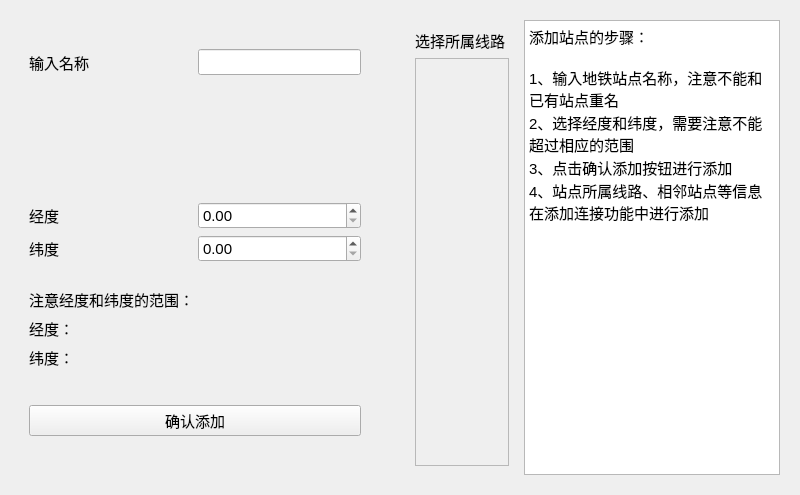
<?xml version="1.0" encoding="UTF-8"?>
<ui version="4.0">
 <class>SubwayControlWindow</class>
 <widget class="QWidget" name="SubwayControlWindow">
  <property name="geometry">
   <rect>
    <x>0</x>
    <y>0</y>
    <width>800</width>
    <height>495</height>
   </rect>
  </property>
  <property name="minimumSize">
   <size>
    <width>800</width>
    <height>495</height>
   </size>
  </property>
  <property name="maximumSize">
   <size>
    <width>1000</width>
    <height>618</height>
   </size>
  </property>
  <property name="font">
   <font>
    <pointsize>11</pointsize>
   </font>
  </property>
  <property name="windowTitle">
   <string>Form</string>
  </property>
  <layout class="QHBoxLayout" name="horizontalLayout">
   <item>
    <widget class="QStackedWidget" name="stackedWidget">
     <property name="minimumSize">
      <size>
       <width>0</width>
       <height>0</height>
      </size>
     </property>
     <property name="maximumSize">
      <size>
       <width>1000</width>
       <height>618</height>
      </size>
     </property>
     <property name="currentIndex">
      <number>1</number>
     </property>
     <widget class="QWidget" name="stackedWidgetPage1">
      <layout class="QHBoxLayout" name="horizontalLayout_2">
       <item>
        <widget class="QWidget" name="widget" native="true">
         <property name="maximumSize">
          <size>
           <width>300</width>
           <height>16777215</height>
          </size>
         </property>
         <property name="font">
          <font>
           <pointsize>11</pointsize>
          </font>
         </property>
         <layout class="QGridLayout" name="gridLayout">
          <item row="0" column="1" colspan="3">
           <widget class="QLineEdit" name="lineEdit"/>
          </item>
          <item row="1" column="3">
           <spacer name="horizontalSpacer_2">
            <property name="orientation">
             <enum>Qt::Horizontal</enum>
            </property>
            <property name="sizeType">
             <enum>QSizePolicy::Fixed</enum>
            </property>
            <property name="sizeHint" stdset="0">
             <size>
              <width>40</width>
              <height>20</height>
             </size>
            </property>
           </spacer>
          </item>
          <item row="1" column="0">
           <widget class="QLabel" name="label_2">
            <property name="text">
             <string>选择颜色</string>
            </property>
           </widget>
          </item>
          <item row="1" column="1">
           <spacer name="horizontalSpacer">
            <property name="orientation">
             <enum>Qt::Horizontal</enum>
            </property>
            <property name="sizeType">
             <enum>QSizePolicy::Fixed</enum>
            </property>
            <property name="sizeHint" stdset="0">
             <size>
              <width>40</width>
              <height>20</height>
             </size>
            </property>
           </spacer>
          </item>
          <item row="0" column="0">
           <widget class="QLabel" name="label">
            <property name="text">
             <string>输入名称</string>
            </property>
           </widget>
          </item>
          <item row="1" column="2">
           <widget class="QPushButton" name="pushButton">
            <property name="maximumSize">
             <size>
              <width>100</width>
              <height>16777215</height>
             </size>
            </property>
            <property name="text">
             <string/>
            </property>
           </widget>
          </item>
          <item row="2" column="0" colspan="4">
           <widget class="QPushButton" name="pushButton_2">
            <property name="maximumSize">
             <size>
              <width>200</width>
              <height>16777215</height>
             </size>
            </property>
            <property name="font">
             <font>
              <pointsize>11</pointsize>
             </font>
            </property>
            <property name="text">
             <string>确认添加</string>
            </property>
           </widget>
          </item>
         </layout>
        </widget>
       </item>
       <item>
        <widget class="QTextBrowser" name="textBrowser">
         <property name="font">
          <font>
           <pointsize>9</pointsize>
          </font>
         </property>
         <property name="html">
          <string>&lt;!DOCTYPE HTML PUBLIC &quot;-//W3C//DTD HTML 4.0//EN&quot; &quot;http://www.w3.org/TR/REC-html40/strict.dtd&quot;&gt;
&lt;html&gt;&lt;head&gt;&lt;meta name=&quot;qrichtext&quot; content=&quot;1&quot; /&gt;&lt;meta charset=&quot;utf-8&quot; /&gt;&lt;style type=&quot;text/css&quot;&gt;
p, li { white-space: pre-wrap; }
hr { height: 1px; border-width: 0; }
li.unchecked::marker { content: &quot;\2610&quot;; }
li.checked::marker { content: &quot;\2612&quot;; }
&lt;/style&gt;&lt;/head&gt;&lt;body style=&quot; font-family:'Microsoft YaHei UI'; font-size:9pt; font-weight:400; font-style:normal;&quot;&gt;
&lt;p style=&quot; margin-top:0px; margin-bottom:0px; margin-left:0px; margin-right:0px; -qt-block-indent:0; text-indent:0px;&quot;&gt;&lt;span style=&quot; font-family:'SimSun'; font-size:11pt;&quot;&gt;添加地铁线路步骤：&lt;/span&gt;&lt;/p&gt;
&lt;p style=&quot;-qt-paragraph-type:empty; margin-top:0px; margin-bottom:0px; margin-left:0px; margin-right:0px; -qt-block-indent:0; text-indent:0px; font-family:'SimSun'; font-size:11pt;&quot;&gt;&lt;br /&gt;&lt;/p&gt;
&lt;p style=&quot; margin-top:0px; margin-bottom:0px; margin-left:0px; margin-right:0px; -qt-block-indent:0; text-indent:0px;&quot;&gt;&lt;span style=&quot; font-family:'SimSun'; font-size:11pt;&quot;&gt;1、输入线路名称，选择线路颜色&lt;/span&gt;&lt;/p&gt;
&lt;p style=&quot; margin-top:0px; margin-bottom:0px; margin-left:0px; margin-right:0px; -qt-block-indent:0; text-indent:0px;&quot;&gt;&lt;span style=&quot; font-family:'SimSun'; font-size:11pt;&quot;&gt;2、点击确认添加完成线路的添加&lt;/span&gt;&lt;/p&gt;
&lt;p style=&quot; margin-top:0px; margin-bottom:0px; margin-left:0px; margin-right:0px; -qt-block-indent:0; text-indent:0px;&quot;&gt;&lt;span style=&quot; font-family:'SimSun'; font-size:11pt;&quot;&gt;3、需要注意线路名称不能与已有线路重复&lt;/span&gt;&lt;/p&gt;
&lt;p style=&quot; margin-top:0px; margin-bottom:0px; margin-left:0px; margin-right:0px; -qt-block-indent:0; text-indent:0px;&quot;&gt;&lt;span style=&quot; font-family:'SimSun'; font-size:11pt;&quot;&gt;4、添加完成后，在添加站点、添加连接功能中可以对新线路进行操作&lt;/span&gt;&lt;/p&gt;&lt;/body&gt;&lt;/html&gt;</string>
         </property>
        </widget>
       </item>
      </layout>
     </widget>
     <widget class="QWidget" name="stackedWidgetPage2">
      <property name="font">
       <font>
        <pointsize>11</pointsize>
       </font>
      </property>
      <layout class="QHBoxLayout" name="horizontalLayout_4">
       <item>
        <widget class="QWidget" name="widget_3" native="true">
         <property name="minimumSize">
          <size>
           <width>350</width>
           <height>0</height>
          </size>
         </property>
         <property name="maximumSize">
          <size>
           <width>350</width>
           <height>16777215</height>
          </size>
         </property>
         <property name="font">
          <font>
           <pointsize>11</pointsize>
          </font>
         </property>
         <layout class="QGridLayout" name="gridLayout_3">
          <item row="0" column="1">
           <spacer name="verticalSpacer_5">
            <property name="orientation">
             <enum>Qt::Vertical</enum>
            </property>
            <property name="sizeType">
             <enum>QSizePolicy::Fixed</enum>
            </property>
            <property name="sizeHint" stdset="0">
             <size>
              <width>20</width>
              <height>20</height>
             </size>
            </property>
           </spacer>
          </item>
          <item row="1" column="0" colspan="2">
           <widget class="QLabel" name="label_5">
            <property name="text">
             <string>输入名称</string>
            </property>
           </widget>
          </item>
          <item row="1" column="2" colspan="2">
           <widget class="QLineEdit" name="lineEdit_3"/>
          </item>
          <item row="2" column="2">
           <spacer name="verticalSpacer">
            <property name="orientation">
             <enum>Qt::Vertical</enum>
            </property>
            <property name="sizeHint" stdset="0">
             <size>
              <width>20</width>
              <height>135</height>
             </size>
            </property>
           </spacer>
          </item>
          <item row="3" column="0">
           <widget class="QLabel" name="label_6">
            <property name="text">
             <string>经度</string>
            </property>
           </widget>
          </item>
          <item row="3" column="2" colspan="2">
           <widget class="QDoubleSpinBox" name="doubleSpinBox"/>
          </item>
          <item row="4" column="0">
           <widget class="QLabel" name="label_7">
            <property name="text">
             <string>纬度</string>
            </property>
           </widget>
          </item>
          <item row="4" column="2" colspan="2">
           <widget class="QDoubleSpinBox" name="doubleSpinBox_2"/>
          </item>
          <item row="5" column="1">
           <spacer name="verticalSpacer_3">
            <property name="orientation">
             <enum>Qt::Vertical</enum>
            </property>
            <property name="sizeType">
             <enum>QSizePolicy::Fixed</enum>
            </property>
            <property name="sizeHint" stdset="0">
             <size>
              <width>20</width>
              <height>20</height>
             </size>
            </property>
           </spacer>
          </item>
          <item row="6" column="0" colspan="4">
           <widget class="QLabel" name="label_11">
            <property name="text">
             <string>注意经度和纬度的范围：</string>
            </property>
           </widget>
          </item>
          <item row="7" column="0" colspan="4">
           <widget class="QLabel" name="label_8">
            <property name="text">
             <string>经度：</string>
            </property>
           </widget>
          </item>
          <item row="8" column="0" colspan="4">
           <widget class="QLabel" name="label_10">
            <property name="text">
             <string>纬度：</string>
            </property>
           </widget>
          </item>
          <item row="9" column="1">
           <spacer name="verticalSpacer_4">
            <property name="orientation">
             <enum>Qt::Vertical</enum>
            </property>
            <property name="sizeType">
             <enum>QSizePolicy::Fixed</enum>
            </property>
            <property name="sizeHint" stdset="0">
             <size>
              <width>20</width>
              <height>30</height>
             </size>
            </property>
           </spacer>
          </item>
          <item row="10" column="0" colspan="4">
           <widget class="QPushButton" name="pushButton_5">
            <property name="text">
             <string>确认添加</string>
            </property>
           </widget>
          </item>
          <item row="11" column="3">
           <spacer name="verticalSpacer_2">
            <property name="orientation">
             <enum>Qt::Vertical</enum>
            </property>
            <property name="sizeType">
             <enum>QSizePolicy::Fixed</enum>
            </property>
            <property name="sizeHint" stdset="0">
             <size>
              <width>20</width>
              <height>30</height>
             </size>
            </property>
           </spacer>
          </item>
         </layout>
        </widget>
       </item>
       <item>
        <spacer name="horizontalSpacer_5">
         <property name="orientation">
          <enum>Qt::Horizontal</enum>
         </property>
         <property name="sizeType">
          <enum>QSizePolicy::Fixed</enum>
         </property>
         <property name="sizeHint" stdset="0">
          <size>
           <width>30</width>
           <height>20</height>
          </size>
         </property>
        </spacer>
       </item>
       <item>
        <widget class="QWidget" name="widget_4" native="true">
         <layout class="QVBoxLayout" name="verticalLayout">
          <item>
           <widget class="QLabel" name="label_9">
            <property name="text">
             <string>选择所属线路</string>
            </property>
           </widget>
          </item>
          <item>
           <widget class="QScrollArea" name="scrollArea">
            <property name="maximumSize">
             <size>
              <width>300</width>
              <height>16777215</height>
             </size>
            </property>
            <property name="widgetResizable">
             <bool>true</bool>
            </property>
            <widget class="QWidget" name="scrollAreaWidgetContents">
             <property name="geometry">
              <rect>
               <x>0</x>
               <y>0</y>
               <width>90</width>
               <height>414</height>
              </rect>
             </property>
            </widget>
           </widget>
          </item>
         </layout>
        </widget>
       </item>
       <item>
        <widget class="QTextBrowser" name="textBrowser_3">
         <property name="maximumSize">
          <size>
           <width>16777215</width>
           <height>16777215</height>
          </size>
         </property>
         <property name="html">
          <string>&lt;!DOCTYPE HTML PUBLIC &quot;-//W3C//DTD HTML 4.0//EN&quot; &quot;http://www.w3.org/TR/REC-html40/strict.dtd&quot;&gt;
&lt;html&gt;&lt;head&gt;&lt;meta name=&quot;qrichtext&quot; content=&quot;1&quot; /&gt;&lt;meta charset=&quot;utf-8&quot; /&gt;&lt;style type=&quot;text/css&quot;&gt;
p, li { white-space: pre-wrap; }
hr { height: 1px; border-width: 0; }
li.unchecked::marker { content: &quot;\2610&quot;; }
li.checked::marker { content: &quot;\2612&quot;; }
&lt;/style&gt;&lt;/head&gt;&lt;body style=&quot; font-family:'Microsoft YaHei UI'; font-size:11pt; font-weight:400; font-style:normal;&quot;&gt;
&lt;p style=&quot; margin-top:0px; margin-bottom:0px; margin-left:0px; margin-right:0px; -qt-block-indent:0; text-indent:0px;&quot;&gt;&lt;span style=&quot; font-family:'SimSun';&quot;&gt;添加站点的步骤：&lt;/span&gt;&lt;/p&gt;
&lt;p style=&quot;-qt-paragraph-type:empty; margin-top:0px; margin-bottom:0px; margin-left:0px; margin-right:0px; -qt-block-indent:0; text-indent:0px; font-family:'SimSun';&quot;&gt;&lt;br /&gt;&lt;/p&gt;
&lt;p style=&quot; margin-top:0px; margin-bottom:0px; margin-left:0px; margin-right:0px; -qt-block-indent:0; text-indent:0px;&quot;&gt;&lt;span style=&quot; font-family:'SimSun';&quot;&gt;1、输入地铁站点名称，注意不能和已有站点重名&lt;/span&gt;&lt;/p&gt;
&lt;p style=&quot; margin-top:0px; margin-bottom:0px; margin-left:0px; margin-right:0px; -qt-block-indent:0; text-indent:0px;&quot;&gt;&lt;span style=&quot; font-family:'SimSun';&quot;&gt;2、选择经度和纬度，需要注意不能超过相应的范围&lt;/span&gt;&lt;/p&gt;
&lt;p style=&quot; margin-top:0px; margin-bottom:0px; margin-left:0px; margin-right:0px; -qt-block-indent:0; text-indent:0px;&quot;&gt;&lt;span style=&quot; font-family:'SimSun';&quot;&gt;3、点击确认添加按钮进行添加&lt;/span&gt;&lt;/p&gt;
&lt;p style=&quot; margin-top:0px; margin-bottom:0px; margin-left:0px; margin-right:0px; -qt-block-indent:0; text-indent:0px;&quot;&gt;&lt;span style=&quot; font-family:'SimSun';&quot;&gt;4、站点所属线路、相邻站点等信息在添加连接功能中进行添加&lt;/span&gt;&lt;/p&gt;&lt;/body&gt;&lt;/html&gt;</string>
         </property>
        </widget>
       </item>
      </layout>
     </widget>
     <widget class="QWidget" name="stackedWidgetPage3">
      <layout class="QHBoxLayout" name="horizontalLayout_5">
       <item>
        <widget class="QWidget" name="widget_5" native="true">
         <property name="minimumSize">
          <size>
           <width>350</width>
           <height>0</height>
          </size>
         </property>
         <layout class="QGridLayout" name="gridLayout_4">
          <item row="0" column="0">
           <widget class="QLabel" name="label_12">
            <property name="text">
             <string>站点1</string>
            </property>
           </widget>
          </item>
          <item row="0" column="1" colspan="2">
           <widget class="QComboBox" name="comboBox"/>
          </item>
          <item row="1" column="0">
           <widget class="QLabel" name="label_13">
            <property name="text">
             <string>站点2</string>
            </property>
           </widget>
          </item>
          <item row="1" column="1" colspan="2">
           <widget class="QComboBox" name="comboBox_2"/>
          </item>
          <item row="2" column="0" colspan="2">
           <widget class="QLabel" name="label_14">
            <property name="text">
             <string>连接所属线路</string>
            </property>
           </widget>
          </item>
          <item row="2" column="2">
           <widget class="QComboBox" name="comboBox_3"/>
          </item>
          <item row="3" column="0" colspan="3">
           <widget class="QPushButton" name="pushButton_6">
            <property name="text">
             <string>确认添加</string>
            </property>
           </widget>
          </item>
         </layout>
        </widget>
       </item>
       <item>
        <spacer name="horizontalSpacer_6">
         <property name="orientation">
          <enum>Qt::Horizontal</enum>
         </property>
         <property name="sizeType">
          <enum>QSizePolicy::Fixed</enum>
         </property>
         <property name="sizeHint" stdset="0">
          <size>
           <width>30</width>
           <height>20</height>
          </size>
         </property>
        </spacer>
       </item>
       <item>
        <widget class="QTextBrowser" name="textBrowser_4">
         <property name="html">
          <string>&lt;!DOCTYPE HTML PUBLIC &quot;-//W3C//DTD HTML 4.0//EN&quot; &quot;http://www.w3.org/TR/REC-html40/strict.dtd&quot;&gt;
&lt;html&gt;&lt;head&gt;&lt;meta name=&quot;qrichtext&quot; content=&quot;1&quot; /&gt;&lt;meta charset=&quot;utf-8&quot; /&gt;&lt;style type=&quot;text/css&quot;&gt;
p, li { white-space: pre-wrap; }
hr { height: 1px; border-width: 0; }
li.unchecked::marker { content: &quot;\2610&quot;; }
li.checked::marker { content: &quot;\2612&quot;; }
&lt;/style&gt;&lt;/head&gt;&lt;body style=&quot; font-family:'Microsoft YaHei UI'; font-size:11pt; font-weight:400; font-style:normal;&quot;&gt;
&lt;p style=&quot; margin-top:0px; margin-bottom:0px; margin-left:0px; margin-right:0px; -qt-block-indent:0; text-indent:0px;&quot;&gt;&lt;span style=&quot; font-family:'SimSun';&quot;&gt;添加连接的步骤：&lt;/span&gt;&lt;/p&gt;
&lt;p style=&quot;-qt-paragraph-type:empty; margin-top:0px; margin-bottom:0px; margin-left:0px; margin-right:0px; -qt-block-indent:0; text-indent:0px; font-family:'SimSun';&quot;&gt;&lt;br /&gt;&lt;/p&gt;
&lt;p style=&quot; margin-top:0px; margin-bottom:0px; margin-left:0px; margin-right:0px; -qt-block-indent:0; text-indent:0px;&quot;&gt;&lt;span style=&quot; font-family:'SimSun';&quot;&gt;1、选择要添加连接的两个站点（先后顺序不限）&lt;/span&gt;&lt;/p&gt;
&lt;p style=&quot; margin-top:0px; margin-bottom:0px; margin-left:0px; margin-right:0px; -qt-block-indent:0; text-indent:0px;&quot;&gt;&lt;span style=&quot; font-family:'SimSun';&quot;&gt;2、选择连接所属的线路&lt;/span&gt;&lt;/p&gt;
&lt;p style=&quot; margin-top:0px; margin-bottom:0px; margin-left:0px; margin-right:0px; -qt-block-indent:0; text-indent:0px;&quot;&gt;&lt;span style=&quot; font-family:'SimSun';&quot;&gt;3、点击确认添加&lt;/span&gt;&lt;/p&gt;&lt;/body&gt;&lt;/html&gt;</string>
         </property>
        </widget>
       </item>
      </layout>
     </widget>
    </widget>
   </item>
  </layout>
 </widget>
 <resources/>
 <connections/>
</ui>
